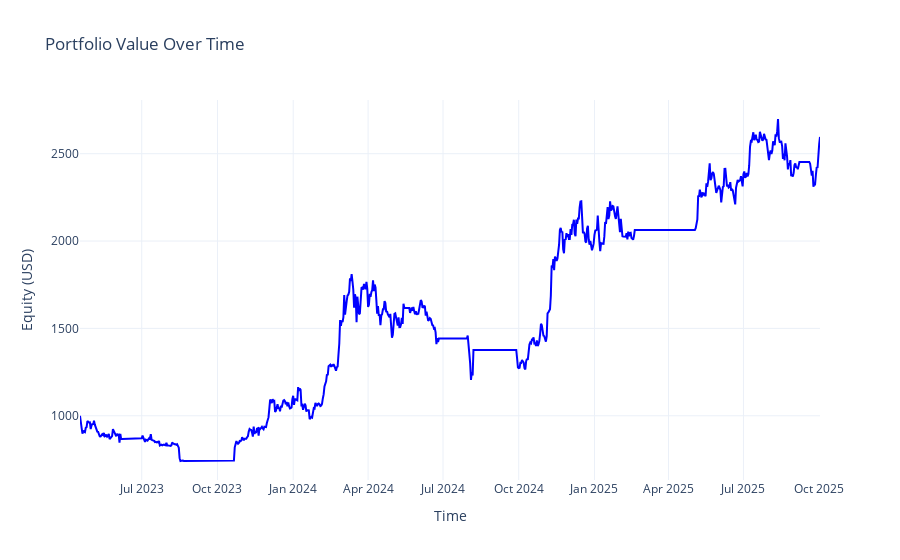

The notebook cell this image was saved under:
### Code cell
plot_equity(equity_df)

### Figure 1 — Plotly figure (JSON) as saved in the notebook; plotly's stock layout.template omitted (floating-point values rounded to 4 significant figures; data arrays with more than 128 entries replaced by an {"elided": "..."} marker saying what was removed)
{"data": [{"line": {"color": "blue", "width": 2}, "mode": "lines", "name": "Equity Curve", "type": "scatter", "x": {"elided": "900 str values"}, "y": {"elided": "900 float values"}}], "layout": {"legend": {"x": 0, "y": 1}, "title": {"text": "Portfolio Value Over Time"}, "xaxis": {"title": {"text": "Time"}}, "yaxis": {"title": {"text": "Equity (USD)"}}}}
